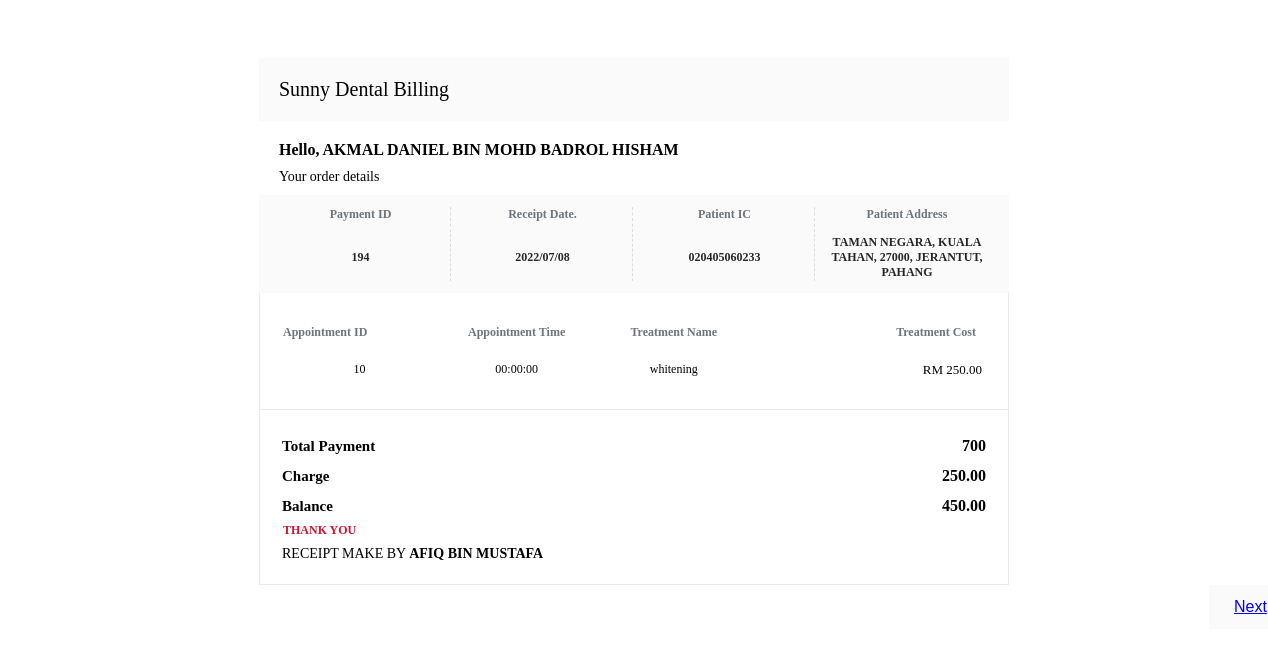
Screenshot of /billing.php?sno2=194 (signed in) with the database file from the repository.
### tables this page shows
CREATE TABLE `patient` (
  `patientIC` varchar(12) NOT NULL,
  `patientName` varchar(200) NOT NULL,
  `patientAge` int(11) NOT NULL,
  `patientGender` varchar(20) NOT NULL,
  `patientPhoneNumber` varchar(11) NOT NULL,
  `patientAddress` varchar(200) NOT NULL
);

CREATE TABLE `payment` (
  `paymentID` int(11) NOT NULL,
  `total_issued` decimal(6,2) NOT NULL,
  `paymentTotal` int(20) NOT NULL,
  `appID` int(11) DEFAULT NULL
);

CREATE TABLE `appointment` (
  `appID` int(11) NOT NULL,
  `appDate` date NOT NULL,
  `appTime` time NOT NULL,
  `patientIC` varchar(12) NOT NULL,
  `empID` int(11) NOT NULL,
  `treatmentID` int(11) DEFAULT NULL,
  `statusapp` varchar(20) NOT NULL
);

CREATE TABLE `treatment` (
  `treatmentID` int(11) NOT NULL,
  `treatmentCost` decimal(6,2) NOT NULL,
  `treatmentName` varchar(200) DEFAULT NULL
);

### billing.php (the view, shortened to what this page needs)
<?php
   if(isset($_SESSION['empUN'])){
   ?>
<DOCTYPE html>
<html>
<head><meta name="viewport" content="width=device-width, initial-scale=1.0">
</head>
<body>
<?php
  include("dbconn.php");
  $sql = "SELECT * FROM patient pat INNER JOIN appointment AS a ON a.patientIC = pat.patientIC INNER JOIN treatment t ON t.treatmentID = a.treatmentID INNER JOIN employee e on e.empID = a.empID  INNER JOIN payment p ON p.appID = a.appID where p.paymentID =".$_GET['sno2'];
$query = mysqli_query($dbconn, $sql) or
	die ("Error: " . mysqli_error($dbconn));
$row = mysqli_num_rows($query);
$sqltotalpay="SELECT paymentTotal - total_issued AS issued_sum FROM payment where paymentID =".$_GET['sno2'];
$querytotalpay = mysqli_query($dbconn, $sqltotalpay) or
	die ("Error: " . mysqli_error($dbconn));
$rowtotalpay = mysqli_num_rows($querytotalpay);
    if($row != 0)
	{
		$r = mysqli_fetch_assoc($query);
    $rowtotalpay = mysqli_fetch_assoc($querytotalpay);}?>
<div class="container">
  <div class="invoice-container" ref="document" id="html">
     <table style="width:100%; height:auto;  text-align:center; " BORDER=0 CELLSPACING=0>
       <thead style="background:#fafafa; padding:8px;">
         <tr style="font-size: 20px;">
           <td colspan="4" style="padding:20px 20px;text-align: left;">Sunny Dental Billing </td>
         </tr>
       </thead>
       <tbody style="background:#ffff;padding:20px;">
         <tr>
           <td colspan="4" style="padding:20px 0px 0px 20px;text-align:left;font-size: 16px; font-weight: bold;color:#000;">Hello, <?php echo $patname=$r['patientName'];?> </td>
         </tr>
         <tr>
           <td colspan="4" style="text-align:left;padding:10px 10px 10px 20px;font-size:14px;">Your order details</td>
         </tr>
       </tbody>
     </table>
     <table style="width:100%; height:auto; background-color:#fff;text-align:center; padding:10px; background:#fafafa">
       <tbody>
         <tr style="color:#6c757d; font-size: 20px;">
           <td style="border-right:1.5px dashed  #DCDCDC; width:25%;font-size:12px;font-weight:700;padding: 0px 0px 10px 0px;">Payment ID</td>
           <td style="border-right: 1.5px dashed  #DCDCDC ;width:25%;font-size:12px;font-weight:700;padding: 0px 0px 10px 0px;">Receipt Date.</td>
           <td style="border-right:1.5px dashed  #DCDCDC ;width:25%;font-size:12px;font-weight:700;padding: 0px 0px 10px 0px;">Patient IC</td>
           <td style="width:25%;font-size:12px;font-weight:700;padding: 0px 0px 10px 0px;">Patient Address</td>
         </tr>
         <tr style="background-color:#fff; font-size:12px; color:#262626;">
           <td style="border-right:1.5px dashed  #DCDCDC ;width:25%; font-weight:bold;background: #fafafa;"><?php echo $paymentID=$r['paymentID']; ?></td>
           <td style="border-right:1.5px dashed  #DCDCDC ;width:25% ; font-weight:bold;background: #fafafa;"><?php echo " ". date("Y/m/d") ."";?></td>
           <td style="border-right:1.5px dashed  #DCDCDC ;width:25%; font-weight:bold;background: #fafafa;"><?php echo $patientID=$r['patientIC'];?></td>
           <td style="width:25%; font-weight:bold;background: #fafafa;"><?php echo $address=$r['patientAddress'];?></td>
         </tr>
       </tbody>
     </table>
     <table style="width:100%; height:auto; background-color:#fff; margin-top:0px;  padding:20px; font-size:12px; border: 1px solid #ebebeb; border-top:0px;">
       <thead>
         <tr style=" color: #6c757d;font-weight: bold; padding: 5px;">
           <td style="text-align: left;">Appointment ID </td>
           <td style="text-align: center;">Appointment Time</td>
           <td style="padding: 10px;text-align:center;">Treatment Name</td>
           <td style="text-align: right;padding: 10px;">Treatment Cost</td>
         </tr>
       </thead>
       <tbody>
         <tr>
           <td style="width:20%;margin-left:10px;text-align: center;"><?php echo $appID=$r['appID'];?></td>
           <td style="width:20%;padding: 10px; text-align:center;"> <?php echo $time=$r['appTime'];?></td>
           <td style="width:20%;padding: 10px;text-align: center;"><?php echo $treatname=$r['treatmentName'];?></td>
           <td style="width:30%; ;font-weight: bold;font-size: 14px;">
             <table style="width:100%;">
               <tr><td style="text-align:end;font-size:13px;">RM <?php echo $price=$r['treatmentCost'];?></td></tr>
             </table>
           </td>
         </tr>
       </tbody>
     </table>
     <table style="width:100%; height:auto; background-color:#fff;padding:20px; font-size:12px; border: 1px solid #ebebeb; border-top:0">
       <tbody>
         <tr style="padding:20px;color:#000;font-size:15px">
           <td style="font-weight: bold;padding:5px 0px">Total Payment</td>
           <td style="text-align:right;padding:5px 0px;font-weight: bold;font-size:16px;"><?php echo $paymentTotal=$r['paymentTotal']; ?></td>
         </tr>
         <tr style="padding:20px;color:#000;font-size:15px">
           <td style="font-weight: bold;padding:5px 0px">Charge</td>
           <td style="text-align:right;padding:5px 0px;font-weight: bold;font-size:16px;"><?php echo $paymentTotal=$r['total_issued']; ?></td>
         </tr>
         <tr style="padding:20px;color:#000;font-size:15px">
           <td style="font-weight: bold;padding:5px 0px">Balance</td>
           <td style="text-align:right;padding:5px 0px;font-weight: bold;font-size:16px;"><?php echo $balance=$rowtotalpay['issued_sum']; ?></td>
         </tr>
         <tr>
           <td colspan="2" style="font-weight:bold;"><span style="color:#c61932;font-weight: bold;">THANK YOU</span></td>
         </tr>
         <tr>
           <td colspan="2" style="font-weight:;text-align:left;padding:5px 0px 0px 00px;font-size:14px;">RECEIPT MAKE<span> BY </span> <b><?php echo $_SESSION['empName'];?> </b></td>
         </tr>
       </tbody>
     </table>
     <a class="squareButton" href="resit.php">Next</a>
</div>
</div>
</body>
</html>
<?php
   }
   else{
     header("location: login.html");
   }
   ?>

### billing.php (style rules this page uses)
.container { width: 750px; margin:auto; padding:50px; }
.squareButton { font-family: "arial"; text-decoration: none; background-color: #fafafa; color: black; text-align: center; padding: 13px 25px; display: inline-block; margin: 0px 0px 0px 950px; }
a:-webkit-any-link { color: -webkit-link; cursor: pointer; text-decoration: underline; }

### rows the page displays
patient: patientName "AKMAL DANIEL BIN MOHD BADROL HISHAM", payment.paymentID "194", appointment.patientIC "020405060233", patientAddress "TAMAN NEGARA, KUALA TAHAN, 27000, JERANTUT, PAHANG", payment.appID "10", appointment.appTime "00:00:00", treatment.treatmentName "whitening", treatment.treatmentCost "250.00", payment.paymentTotal "700", payment.total_issued "250.00"

### other values shown
$balance=$rowtotalpay['issued_sum'] "450.00"
$_SESSION['empName'] "AFIQ BIN MUSTAFA"
